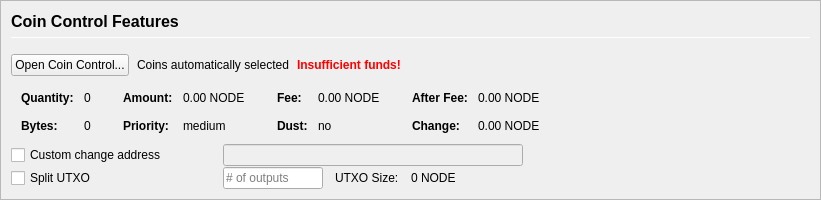
         <widget class="QFrame" name="frameCoinControl">
          <property name="sizePolicy">
           <sizepolicy hsizetype="Expanding" vsizetype="Expanding">
            <horstretch>0</horstretch>
            <verstretch>0</verstretch>
           </sizepolicy>
          </property>
          <property name="maximumSize">
           <size>
            <width>16777215</width>
            <height>16777215</height>
           </size>
          </property>
          <property name="frameShape">
           <enum>QFrame::StyledPanel</enum>
          </property>
          <property name="frameShadow">
           <enum>QFrame::Sunken</enum>
          </property>
          <layout class="QVBoxLayout" name="verticalLayoutCoinControl2">
           <property name="spacing">
            <number>0</number>
           </property>
           <property name="leftMargin">
            <number>0</number>
           </property>
           <property name="topMargin">
            <number>0</number>
           </property>
           <property name="rightMargin">
            <number>0</number>
           </property>
           <property name="bottomMargin">
            <number>0</number>
           </property>
           <item>
            <widget class="QFrame" name="frameCoinControl_BG">
             <layout class="QVBoxLayout" name="verticalLayoutCoinControl" stretch="0,0,0,0,0,0">
              <property name="spacing">
               <number>1</number>
              </property>
              <property name="leftMargin">
               <number>10</number>
              </property>
              <property name="topMargin">
               <number>10</number>
              </property>
              <item>
               <layout class="QHBoxLayout" name="horizontalLayoutCoinControl1">
                <property name="bottomMargin">
                 <number>15</number>
                </property>
                <item>
                 <layout class="QVBoxLayout" name="verticalLayout_3">
                  <property name="spacing">
                   <number>6</number>
                  </property>
                  <item>
                   <widget class="QLabel" name="labelCoinControlFeatures">
                    <property name="sizePolicy">
                     <sizepolicy hsizetype="Preferred" vsizetype="Maximum">
                      <horstretch>0</horstretch>
                      <verstretch>0</verstretch>
                     </sizepolicy>
                    </property>
                    <property name="minimumSize">
                     <size>
                      <width>0</width>
                      <height>20</height>
                     </size>
                    </property>
                    <property name="font">
                     <font>
                      <pointsize>12</pointsize>
                      <weight>75</weight>
                      <bold>true</bold>
                     </font>
                    </property>
                    <property name="styleSheet">
                     <string notr="true">font-weight:bold;</string>
                    </property>
                    <property name="text">
                     <string>Coin Control Features</string>
                    </property>
                   </widget>
                  </item>
                  <item>
                   <widget class="Line" name="line">
                    <property name="minimumSize">
                     <size>
                      <width>0</width>
                      <height>1</height>
                     </size>
                    </property>
                    <property name="maximumSize">
                     <size>
                      <width>16777215</width>
                      <height>1</height>
                     </size>
                    </property>
                    <property name="orientation">
                     <enum>Qt::Horizontal</enum>
                    </property>
                   </widget>
                  </item>
                 </layout>
                </item>
               </layout>
              </item>
              <item>
               <layout class="QHBoxLayout" name="horizontalLayoutCoinControl2" stretch="0,0,0,0">
                <property name="spacing">
                 <number>8</number>
                </property>
                <property name="bottomMargin">
                 <number>10</number>
                </property>
                <item>
                 <widget class="QPushButton" name="pushButtonCoinControl">
                  <property name="styleSheet">
                   <string notr="true"/>
                  </property>
                  <property name="text">
                   <string>Open Coin Control...</string>
                  </property>
                  <property name="autoDefault">
                   <bool>false</bool>
                  </property>
                 </widget>
                </item>
                <item>
                 <widget class="QLabel" name="labelCoinControlAutomaticallySelected">
                  <property name="text">
                   <string>Coins automatically selected</string>
                  </property>
                  <property name="margin">
                   <number>5</number>
                  </property>
                 </widget>
                </item>
                <item>
                 <widget class="QLabel" name="labelCoinControlInsuffFunds">
                  <property name="font">
                   <font>
                    <weight>75</weight>
                    <bold>true</bold>
                   </font>
                  </property>
                  <property name="styleSheet">
                   <string notr="true">color:red;font-weight:bold;</string>
                  </property>
                  <property name="text">
                   <string>Insufficient funds!</string>
                  </property>
                  <property name="margin">
                   <number>5</number>
                  </property>
                 </widget>
                </item>
                <item>
                 <spacer name="horizontalSpacerCoinControl">
                  <property name="orientation">
                   <enum>Qt::Horizontal</enum>
                  </property>
                  <property name="sizeHint" stdset="0">
                   <size>
                    <width>40</width>
                    <height>1</height>
                   </size>
                  </property>
                 </spacer>
                </item>
               </layout>
              </item>
              <item>
               <widget class="QWidget" name="widgetCoinControl" native="true">
                <property name="sizePolicy">
                 <sizepolicy hsizetype="Preferred" vsizetype="Preferred">
                  <horstretch>0</horstretch>
                  <verstretch>0</verstretch>
                 </sizepolicy>
                </property>
                <property name="minimumSize">
                 <size>
                  <width>0</width>
                  <height>0</height>
                 </size>
                </property>
                <property name="styleSheet">
                 <string notr="true"/>
                </property>
                <layout class="QHBoxLayout" name="horizontalLayoutCoinControl5">
                 <property name="leftMargin">
                  <number>0</number>
                 </property>
                 <property name="topMargin">
                  <number>0</number>
                 </property>
                 <property name="rightMargin">
                  <number>0</number>
                 </property>
                 <property name="bottomMargin">
                  <number>0</number>
                 </property>
                 <item>
                  <layout class="QHBoxLayout" name="horizontalLayoutCoinControl3" stretch="0,0,0,1">
                   <property name="spacing">
                    <number>20</number>
                   </property>
                   <property name="topMargin">
                    <number>0</number>
                   </property>
                   <property name="bottomMargin">
                    <number>10</number>
                   </property>
                   <item>
                    <layout class="QFormLayout" name="formLayoutCoinControl1">
                     <property name="horizontalSpacing">
                      <number>10</number>
                     </property>
                     <property name="verticalSpacing">
                      <number>14</number>
                     </property>
                     <property name="leftMargin">
                      <number>10</number>
                     </property>
                     <property name="topMargin">
                      <number>4</number>
                     </property>
                     <property name="rightMargin">
                      <number>6</number>
                     </property>
                     <item row="0" column="0">
                      <widget class="QLabel" name="labelCoinControlQuantityText">
                       <property name="font">
                        <font>
                         <weight>75</weight>
                         <bold>true</bold>
                        </font>
                       </property>
                       <property name="text">
                        <string>Quantity:</string>
                       </property>
                       <property name="margin">
                        <number>0</number>
                       </property>
                      </widget>
                     </item>
                     <item row="0" column="1">
                      <widget class="QLabel" name="labelCoinControlQuantity">
                       <property name="cursor">
                        <cursorShape>IBeamCursor</cursorShape>
                       </property>
                       <property name="contextMenuPolicy">
                        <enum>Qt::ActionsContextMenu</enum>
                       </property>
                       <property name="text">
                        <string notr="true">0</string>
                       </property>
                       <property name="margin">
                        <number>0</number>
                       </property>
                       <property name="textInteractionFlags">
                        <set>Qt::LinksAccessibleByMouse|Qt::TextSelectableByKeyboard|Qt::TextSelectableByMouse</set>
                       </property>
                      </widget>
                     </item>
                     <item row="1" column="0">
                      <widget class="QLabel" name="labelCoinControlBytesText">
                       <property name="font">
                        <font>
                         <weight>75</weight>
                         <bold>true</bold>
                        </font>
                       </property>
                       <property name="text">
                        <string>Bytes:</string>
                       </property>
                      </widget>
                     </item>
                     <item row="1" column="1">
                      <widget class="QLabel" name="labelCoinControlBytes">
                       <property name="cursor">
                        <cursorShape>IBeamCursor</cursorShape>
                       </property>
                       <property name="contextMenuPolicy">
                        <enum>Qt::ActionsContextMenu</enum>
                       </property>
                       <property name="text">
                        <string notr="true">0</string>
                       </property>
                       <property name="textInteractionFlags">
                        <set>Qt::LinksAccessibleByMouse|Qt::TextSelectableByKeyboard|Qt::TextSelectableByMouse</set>
                       </property>
                      </widget>
                     </item>
                    </layout>
                   </item>
                   <item>
                    <layout class="QFormLayout" name="formLayoutCoinControl2">
                     <property name="horizontalSpacing">
                      <number>10</number>
                     </property>
                     <property name="verticalSpacing">
                      <number>14</number>
                     </property>
                     <property name="leftMargin">
                      <number>6</number>
                     </property>
                     <property name="topMargin">
                      <number>4</number>
                     </property>
                     <property name="rightMargin">
                      <number>6</number>
                     </property>
                     <item row="0" column="0">
                      <widget class="QLabel" name="labelCoinControlAmountText">
                       <property name="font">
                        <font>
                         <weight>75</weight>
                         <bold>true</bold>
                        </font>
                       </property>
                       <property name="text">
                        <string>Amount:</string>
                       </property>
                       <property name="margin">
                        <number>0</number>
                       </property>
                      </widget>
                     </item>
                     <item row="0" column="1">
                      <widget class="QLabel" name="labelCoinControlAmount">
                       <property name="cursor">
                        <cursorShape>IBeamCursor</cursorShape>
                       </property>
                       <property name="contextMenuPolicy">
                        <enum>Qt::ActionsContextMenu</enum>
                       </property>
                       <property name="text">
                        <string notr="true">0.00 NODE</string>
                       </property>
                       <property name="textInteractionFlags">
                        <set>Qt::LinksAccessibleByMouse|Qt::TextSelectableByKeyboard|Qt::TextSelectableByMouse</set>
                       </property>
                      </widget>
                     </item>
                     <item row="1" column="0">
                      <widget class="QLabel" name="labelCoinControlPriorityText">
                       <property name="font">
                        <font>
                         <weight>75</weight>
                         <bold>true</bold>
                        </font>
                       </property>
                       <property name="text">
                        <string>Priority:</string>
                       </property>
                      </widget>
                     </item>
                     <item row="1" column="1">
                      <widget class="QLabel" name="labelCoinControlPriority">
                       <property name="cursor">
                        <cursorShape>IBeamCursor</cursorShape>
                       </property>
                       <property name="contextMenuPolicy">
                        <enum>Qt::ActionsContextMenu</enum>
                       </property>
                       <property name="text">
                        <string>medium</string>
                       </property>
                       <property name="textInteractionFlags">
                        <set>Qt::LinksAccessibleByMouse|Qt::TextSelectableByKeyboard|Qt::TextSelectableByMouse</set>
                       </property>
                      </widget>
                     </item>
                    </layout>
                   </item>
                   <item>
                    <layout class="QFormLayout" name="formLayoutCoinControl3">
                     <property name="horizontalSpacing">
                      <number>10</number>
                     </property>
                     <property name="verticalSpacing">
                      <number>14</number>
                     </property>
                     <property name="leftMargin">
                      <number>6</number>
                     </property>
                     <property name="topMargin">
                      <number>4</number>
                     </property>
                     <property name="rightMargin">
                      <number>6</number>
                     </property>
                     <item row="0" column="0">
                      <widget class="QLabel" name="labelCoinControlFeeText">
                       <property name="font">
                        <font>
                         <weight>75</weight>
                         <bold>true</bold>
                        </font>
                       </property>
                       <property name="text">
                        <string>Fee:</string>
                       </property>
                       <property name="margin">
                        <number>0</number>
                       </property>
                      </widget>
                     </item>
                     <item row="0" column="1">
                      <widget class="QLabel" name="labelCoinControlFee">
                       <property name="cursor">
                        <cursorShape>IBeamCursor</cursorShape>
                       </property>
                       <property name="contextMenuPolicy">
                        <enum>Qt::ActionsContextMenu</enum>
                       </property>
                       <property name="text">
                        <string notr="true">0.00 NODE</string>
                       </property>
                       <property name="textInteractionFlags">
                        <set>Qt::LinksAccessibleByMouse|Qt::TextSelectableByKeyboard|Qt::TextSelectableByMouse</set>
                       </property>
                      </widget>
                     </item>
                     <item row="1" column="0">
                      <widget class="QLabel" name="labelCoinControlLowOutputText">
                       <property name="font">
                        <font>
                         <weight>75</weight>
                         <bold>true</bold>
                        </font>
                       </property>
                       <property name="text">
                        <string>Dust:</string>
                       </property>
                      </widget>
                     </item>
                     <item row="1" column="1">
                      <widget class="QLabel" name="labelCoinControlLowOutput">
                       <property name="cursor">
                        <cursorShape>IBeamCursor</cursorShape>
                       </property>
                       <property name="contextMenuPolicy">
                        <enum>Qt::ActionsContextMenu</enum>
                       </property>
                       <property name="text">
                        <string>no</string>
                       </property>
                       <property name="textInteractionFlags">
                        <set>Qt::LinksAccessibleByMouse|Qt::TextSelectableByKeyboard|Qt::TextSelectableByMouse</set>
                       </property>
                      </widget>
                     </item>
                    </layout>
                   </item>
                   <item>
                    <layout class="QFormLayout" name="formLayoutCoinControl4">
                     <property name="horizontalSpacing">
                      <number>10</number>
                     </property>
                     <property name="verticalSpacing">
                      <number>14</number>
                     </property>
                     <property name="leftMargin">
                      <number>6</number>
                     </property>
                     <property name="topMargin">
                      <number>4</number>
                     </property>
                     <property name="rightMargin">
                      <number>6</number>
                     </property>
                     <item row="0" column="0">
                      <widget class="QLabel" name="labelCoinControlAfterFeeText">
                       <property name="font">
                        <font>
                         <weight>75</weight>
                         <bold>true</bold>
                        </font>
                       </property>
                       <property name="text">
                        <string>After Fee:</string>
                       </property>
                       <property name="margin">
                        <number>0</number>
                       </property>
                      </widget>
                     </item>
                     <item row="0" column="1">
                      <widget class="QLabel" name="labelCoinControlAfterFee">
                       <property name="cursor">
                        <cursorShape>IBeamCursor</cursorShape>
                       </property>
                       <property name="contextMenuPolicy">
                        <enum>Qt::ActionsContextMenu</enum>
                       </property>
                       <property name="text">
                        <string notr="true">0.00 NODE</string>
                       </property>
                       <property name="textInteractionFlags">
                        <set>Qt::LinksAccessibleByMouse|Qt::TextSelectableByKeyboard|Qt::TextSelectableByMouse</set>
                       </property>
                      </widget>
                     </item>
                     <item row="1" column="0">
                      <widget class="QLabel" name="labelCoinControlChangeText">
                       <property name="font">
                        <font>
                         <weight>75</weight>
                         <bold>true</bold>
                        </font>
                       </property>
                       <property name="text">
                        <string>Change:</string>
                       </property>
                      </widget>
                     </item>
                     <item row="1" column="1">
                      <widget class="QLabel" name="labelCoinControlChange">
                       <property name="cursor">
                        <cursorShape>IBeamCursor</cursorShape>
                       </property>
                       <property name="contextMenuPolicy">
                        <enum>Qt::ActionsContextMenu</enum>
                       </property>
                       <property name="text">
                        <string notr="true">0.00 NODE</string>
                       </property>
                       <property name="textInteractionFlags">
                        <set>Qt::LinksAccessibleByMouse|Qt::TextSelectableByKeyboard|Qt::TextSelectableByMouse</set>
                       </property>
                      </widget>
                     </item>
                    </layout>
                   </item>
                  </layout>
                 </item>
                </layout>
               </widget>
              </item>
              <item>
               <layout class="QHBoxLayout" name="horizontalLayoutCoinControl4">
                <property name="spacing">
                 <number>12</number>
                </property>
                <property name="sizeConstraint">
                 <enum>QLayout::SetDefaultConstraint</enum>
                </property>
                <property name="topMargin">
                 <number>0</number>
                </property>
                <property name="rightMargin">
                 <number>0</number>
                </property>
                <item>
                 <widget class="QCheckBox" name="checkBoxCoinControlChange">
                  <property name="sizePolicy">
                   <sizepolicy hsizetype="Preferred" vsizetype="Preferred">
                    <horstretch>0</horstretch>
                    <verstretch>0</verstretch>
                   </sizepolicy>
                  </property>
                  <property name="minimumSize">
                   <size>
                    <width>200</width>
                    <height>0</height>
                   </size>
                  </property>
                  <property name="maximumSize">
                   <size>
                    <width>200</width>
                    <height>16777215</height>
                   </size>
                  </property>
                  <property name="toolTip">
                   <string>If this is activated, but the change address is empty or invalid, change will be sent to a newly generated address.</string>
                  </property>
                  <property name="text">
                   <string>Custom change address</string>
                  </property>
                 </widget>
                </item>
                <item>
                 <widget class="QValidatedLineEdit" name="lineEditCoinControlChange">
                  <property name="enabled">
                   <bool>false</bool>
                  </property>
                  <property name="sizePolicy">
                   <sizepolicy hsizetype="Preferred" vsizetype="Preferred">
                    <horstretch>0</horstretch>
                    <verstretch>0</verstretch>
                   </sizepolicy>
                  </property>
                  <property name="minimumSize">
                   <size>
                    <width>300</width>
                    <height>0</height>
                   </size>
                  </property>
                 </widget>
                </item>
                <item>
                 <widget class="QLabel" name="labelCoinControlChangeLabel">
                  <property name="sizePolicy">
                   <sizepolicy hsizetype="Preferred" vsizetype="Preferred">
                    <horstretch>0</horstretch>
                    <verstretch>0</verstretch>
                   </sizepolicy>
                  </property>
                  <property name="minimumSize">
                   <size>
                    <width>100</width>
                    <height>0</height>
                   </size>
                  </property>
                  <property name="text">
                   <string/>
                  </property>
                  <property name="margin">
                   <number>3</number>
                  </property>
                 </widget>
                </item>
               </layout>
              </item>
              <item>
               <layout class="QHBoxLayout" name="horizontalLayoutCoinControl6">
                <property name="spacing">
                 <number>12</number>
                </property>
                <property name="rightMargin">
                 <number>0</number>
                </property>
                <item>
                 <widget class="QCheckBox" name="splitBlockCheckBox">
                  <property name="sizePolicy">
                   <sizepolicy hsizetype="Preferred" vsizetype="Preferred">
                    <horstretch>0</horstretch>
                    <verstretch>0</verstretch>
                   </sizepolicy>
                  </property>
                  <property name="minimumSize">
                   <size>
                    <width>200</width>
                    <height>0</height>
                   </size>
                  </property>
                  <property name="maximumSize">
                   <size>
                    <width>200</width>
                    <height>16777215</height>
                   </size>
                  </property>
                  <property name="text">
                   <string>Split UTXO</string>
                  </property>
                 </widget>
                </item>
                <item>
                 <widget class="QLineEdit" name="splitBlockLineEdit">
                  <property name="sizePolicy">
                   <sizepolicy hsizetype="Preferred" vsizetype="Preferred">
                    <horstretch>50</horstretch>
                    <verstretch>0</verstretch>
                   </sizepolicy>
                  </property>
                  <property name="minimumSize">
                   <size>
                    <width>100</width>
                    <height>0</height>
                   </size>
                  </property>
                  <property name="maximumSize">
                   <size>
                    <width>100</width>
                    <height>16777215</height>
                   </size>
                  </property>
                  <property name="placeholderText">
                   <string># of outputs</string>
                  </property>
                 </widget>
                </item>
                <item>
                 <widget class="QLabel" name="labelBlockSizeText">
                  <property name="text">
                   <string>UTXO Size:</string>
                  </property>
                 </widget>
                </item>
                <item>
                 <widget class="QLabel" name="labelBlockSize">
                  <property name="text">
                   <string>0 NODE</string>
                  </property>
                 </widget>
                </item>
                <item>
                 <spacer name="horizontalSpacer_7">
                  <property name="orientation">
                   <enum>Qt::Horizontal</enum>
                  </property>
                  <property name="sizeHint" stdset="0">
                   <size>
                    <width>40</width>
                    <height>20</height>
                   </size>
                  </property>
                 </spacer>
                </item>
               </layout>
              </item>
              <item>
               <spacer name="verticalSpacerCoinControl">
                <property name="orientation">
                 <enum>Qt::Vertical</enum>
                </property>
                <property name="sizeHint" stdset="0">
                 <size>
                  <width>800</width>
                  <height>1</height>
                 </size>
                </property>
               </spacer>
              </item>
             </layout>
            </widget>
           </item>
          </layout>
         </widget>
